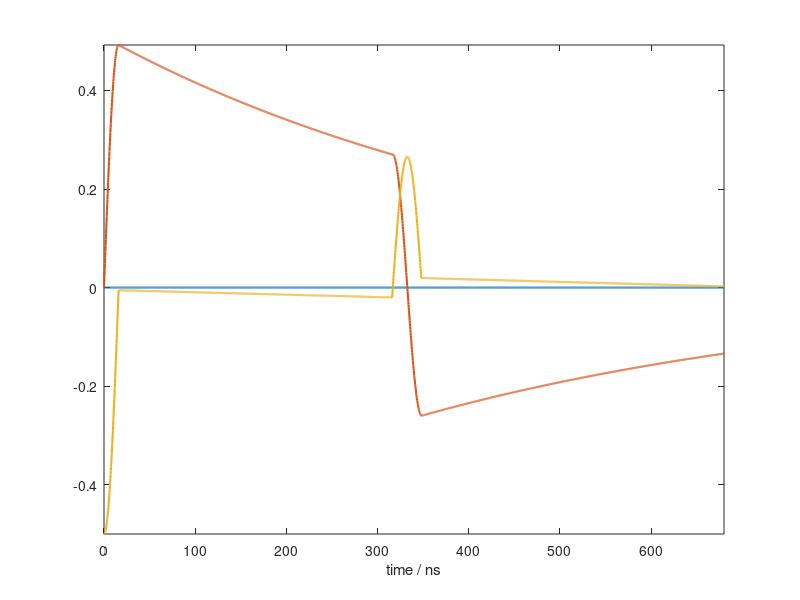

Reproduce this figure in MATLAB. (Note: this script raises an error after producing the figure.)
clear; close all; clc;
%%%%%%%%%%%%%%%%%%%%%%%%%%%%%%%%%%%%%%%%%%%%%%%%%%%%%%%%%%%%%%%%%%%%%%%%%%%
%%% Simulating pulse EPR sequences on an electron spin-1/2.
%%% Including relaxation.
%%%
%%%
%%% Gabriel Moise, Oxford, 2025
%%% αβγδεζηθικλμνξοπρςστυφχψω
%%%%%%%%%%%%%%%%%%%%%%%%%%%%%%%%%%%%%%%%%%%%%%%%%%%%%%%%%%%%%%%%%%%%%%%%%%%

% I. USER INPUTS
% I.1 Spin system parameters
g = 2.00232;
T1 = 10; % μs
T2 = 0.5; % μs

% I.2 Experimental parameters
B0 = 350; % mT, static field
mw = 9.808681559288270; % GHz, microwave frequency
B1 = 0.5575; % mT, pulse strength
tp = 16; % ns, pulse length
tau = 300; % ns, free evolution period
dt = 0.25; % ns, time increment
sequence = {{'x',tp,B1},{'free',tau},{'x',2*tp,B1},{'free',tau+2*tp}};
detOps = {'Sx', 'Sy', 'Sz'};

% II. PHYSICAL CONSTANTS AND SPIN OPERATORS
bmagn = 9.2740e-24; % J*T-1
planck = 6.6261e-34; % J*s
% II.1 Operators as 2-by-2 matrices acting on the Hilbert space
E = eye(2); Sz = [0.5 0; 0 -0.5];
Sx = [0 0.5; 0.5 0]; Sy = [0 -0.5i; 0.5i 0];
% II.2 Promotion to vectors in Liouville space
E_ = reshape(E,4,[]); Sz_ = reshape(Sz,4,[]);
Sx_ = reshape(Sx,4,[]); Sy_ = reshape(Sy,4,[]);

% III. STATIC HAMILTONIAN IN ROTATING FRAME
omega0 = 2*pi*(bmagn*B0*g/planck)*1e-9; % radians*MHz
omegaMW = 2*pi*mw*1e3; % radians*MHz
% III.1 Hamiltonian operator in Hilbert space
H0 = (omega0 - omegaMW)*Sz;
% III.2 Hamiltonian commutation superoperator
H0super = kron(E,H0) - kron(transpose(H0),E);

% IV. EQUILIBRIUM DENSITY
EQ = -Sz_;

% V. RELAXATION SUPEROPEARTOR
Gamma = [0 0 0 -1/T1;
         0 1/T2 0 0;
         0 0 1/T2 0;
         -1/T1 0 0 0];

% VI. CONSTRUCT PROPAGATORS, STEADY-STATE DENSITIES, AND TIME AXIS
time = [0];
for iS = 1:numel(sequence)
    currentTime = (time(end)+dt):dt:(time(end) + sequence{iS}{2});
    time = [time, currentTime];
    nT{iS} = length(currentTime);
    switch sequence{iS}{1}
        case 'free'
            L = -1i*H0super - Gamma;
            SS{iS} = -L\(Gamma*EQ);
            Propagator{iS} = expm(L*dt*1e-3);
        case 'x'
            omega1 = 2*pi*(bmagn*sequence{iS}{3}*g/planck)*1e-9; % radians*MHz
            Hpulse = H0 + omega1*Sx;
            Hpulsesuper = kron(E,Hpulse) - kron(transpose(Hpulse),E);
            L = -1i*Hpulsesuper - Gamma;
            SS{iS} = -L\(Gamma*EQ);
            Propagator{iS} = expm(L*dt*1e-3);
    end
end

% VII. DETECTION OPERATORS
for iOp = 1:numel(detOps)
    switch detOps{iOp}
        case 'Sx'
            observables{iOp} = Sx_;
        case 'Sy'
            observables{iOp} = Sy_;
        case 'Sz'
            observables{iOp} = Sz_;
    end
end

% VIII. PROPAGATION AND DETECTION
RHO = EQ;
for iOp = 1:numel(observables)
    signal{iOp}(1) = RHO'*observables{iOp}; 
end
% VIII.1 Loop over sequence
counter = 1;
for iS = 1:length(sequence)
    % Retrieve propagator for current event
    U = Propagator{iS};
    % Loop over the time points of the current event
    for iT = 1:nT{iS}
        counter = counter + 1;
        % Propagate
        RHO = SS{iS} + U*(RHO-SS{iS});
        % Detect
        for iOp = 1:numel(observables)
            signal{iOp}(counter) = RHO'*observables{iOp}; 
        end
    end
end

% IX. PLOT RESULTS
figure
hold on; axis tight; box on;
for iOp = 1:numel(observables)
    plot(time,real(signal{iOp}),'LineWidth',1.5,'DisplayName',detOps{iOp})
end
xlabel('time / ns')
xline(tp,'r--','HandleVisibility','off')
xline(tau+tp,'r--','HandleVisibility','off')
xline(tau+3*tp,'r--','HandleVisibility','off')
legend show;